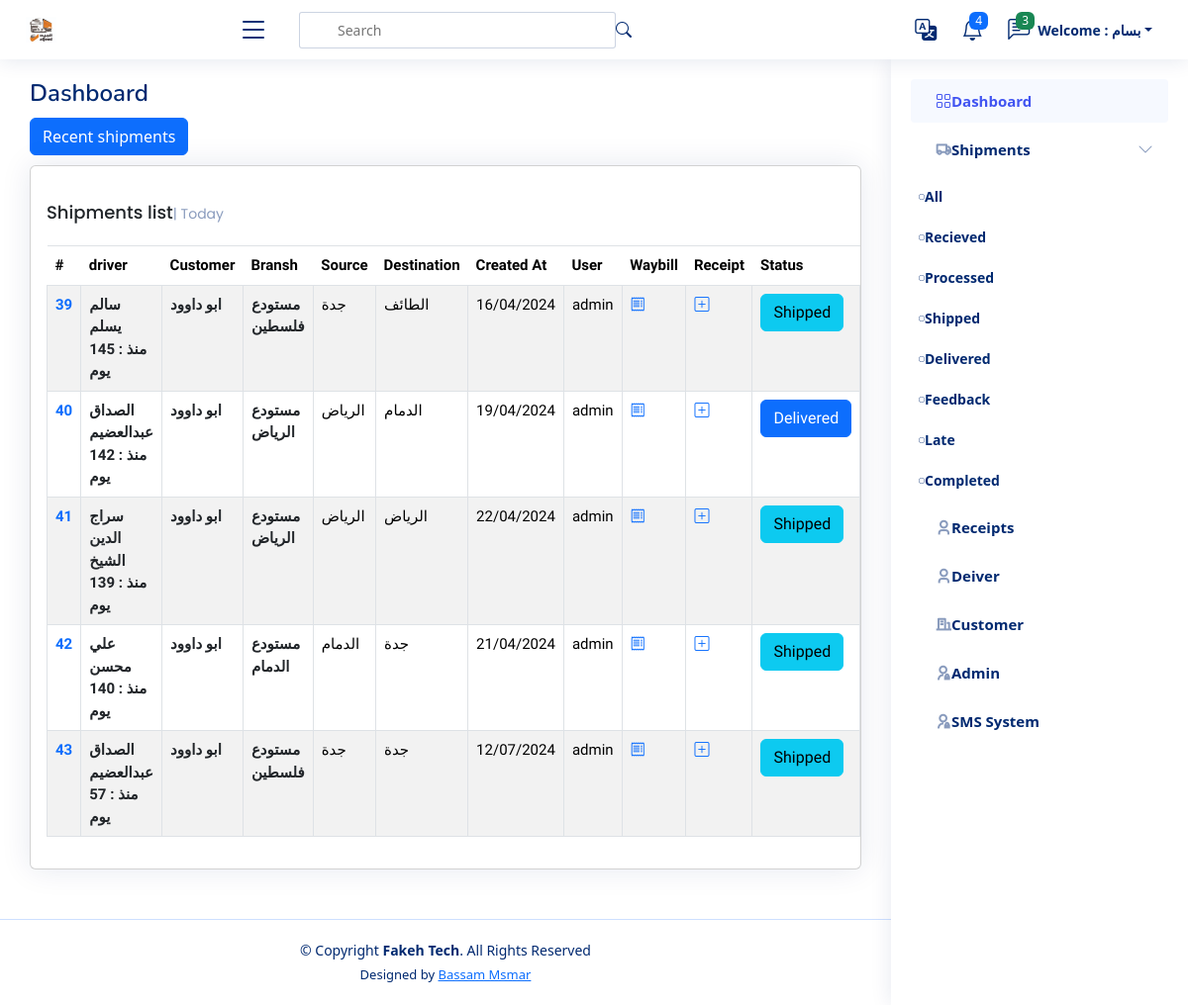
Screenshot of /shipment/All (signed in) with the database file from the repository.
### settings/models.py (models this page shows, shortened)
class Company(models.Model):
    name = models.CharField(_("Company Name"), max_length=100)
    logo = models.ImageField(_("Company Logo"), upload_to='company')
    cover = models.ImageField(_("Company Cover"), upload_to='company', null=True, blank=True)
    subtitle = models.TextField(_("Subtitle"), max_length=500)
    facebool_link = models.URLField(_("Facebool_link"), max_length=200, null=True, blank=True)
    twitter_link = models.URLField(_("Twitter_link"), max_length=200, null=True, blank=True)
    youtube_link = models.URLField(_("Youtube_link"), max_length=200, null=True, blank=True)
    phone = models.IntegerField(_("Company Phone"), null=True, blank=True)
    email = models.EmailField(_("Company Email"), max_length=500, null=True, blank=True)
    address = models.TextField(_("Company Address"), max_length=500, null=True, blank=True)
    android_app = models.URLField(_("Android app"), max_length=200, null=True, blank=True)
    ios_app = models.URLField(_("ios app"), max_length=200, null=True, blank=True)
    call_us = models.IntegerField(_("call us"), null=True, blank=True)
    email_us = models.EmailField(_("email us"), max_length=100, null=True, blank=True)

### shipments/models.py (models this page shows, shortened)
class Shipment(models.Model):
    user = models.ForeignKey(User,  related_name='shipments_user', on_delete=models.SET_NULL, null=True)
    driver = models.ForeignKey(Driver,  related_name='shipments_driver', on_delete=models.SET_NULL, null=True)
    customer_branch = models.ForeignKey(Branch, related_name='shipments_company', on_delete=models.SET_NULL, null=True)
    fare = models.IntegerField(_("Fare"))
    premium = models.IntegerField(_("Premium"), null=True, blank=True)
    fare_return = models.IntegerField(_("Return"), null=True, blank=True)
    code = models.ImageField(blank=True, null=True, upload_to='code')
    days_stayed = models.IntegerField(_("Days Stayed "), null=True, blank=True)
    stay_cost = models.IntegerField(_("Stay Cost") , null=True, blank=True)
    deducted = models.IntegerField(_("Deducted") , null=True, blank=True)
    status = models.TextField(_("Status"), choices=STATUS, null=True, blank=True, default=STATUS[0][0])
    destination = models.ForeignKey(City, verbose_name=_("Destination"), on_delete=models.CASCADE, null=True, blank=True)
    created_at = models.DateTimeField(_("Create At"), default=timezone.now)
    expected_arrival_date = models.DateTimeField(_("Expected Arrival Date"), null=True, blank=True, default=timezone.now)
    actual_delivery_date = models.DateTimeField(_("Actual Delivery Date "), null=True, blank=True, default=timezone.now)
    notes = models.TextField(_("Notes"), null=True, blank=True)

class City(models.Model):
    name_ar = models.CharField(_("City Arabic"), max_length=50)
    name_en = models.CharField(_("City English"), max_length=50)
    def __str__(self):
        return self.name_ar

### drivers/models.py (models this page shows)
class Driver(models.Model):
    name = models.CharField(_("Driver Name"), max_length=120)
    phone = models.CharField(_("Driver Phone"), max_length=120)
    id_number = models.CharField(_("Driver Id Number"), max_length=10, null=True, blank=True)
    language = models.CharField(_("Driver Language"),  max_length=120, choices=LANGUAHE, null=True, blank=True)
    truck_type =models.CharField(_("Truck Type"), max_length=120, choices=TRUCK_TYPE, null=True, blank=True)
    rate = models.IntegerField(_("Rate"), null=True, blank=True)
    image_id = models.ImageField(_("Driver Image"), null=True, blank=True, upload_to='driver_image', default='driver_image/id_defult.png')
    def __str__(self) -> str:
        return self.name

### customers/models.py (models this page shows, shortened)
class Branch(models.Model):
    customers = models.ForeignKey(Customers, related_name='branch_customers', on_delete=models.CASCADE)
    name = models.CharField(_("Name"),max_length=255)
    city = models.CharField(_("City"),max_length=255)

class Customers(models.Model):
    name = models.CharField(max_length=255)
    def __str__(self):
        return self.name

### shipments/views.py (the view)
# urls.py: path('<str:status>', ShipmentList.as_view(), name='shipment_list'),
class ShipmentList(ListView):
    model = Shipment
    def get_context_data(self, **kwargs):
        context = super().get_context_data(**kwargs)
        current_date = timezone.now()
        for shipment in context['object_list']:
            date_created = shipment.created_at
            days_since_creation = (current_date - date_created).days
            shipment.days_since_creation = days_since_creation
        return context
    def get_queryset(self):
        status = self.kwargs.get('status', 'All')
        if status == 'All':
            return Shipment.objects.all()
        else:
            return Shipment.objects.filter(status=status)

### templates/shipments/shipment_list.html (shortened to what this page needs)
{% extends 'base.html' %} {% load static %} {% load i18n %} {% block body %}
<main id="main" class="main">
  <div class="pagetitle">
    <h1>{% translate "Dashboard" %}</h1>
  </div>
  <div class="pagetitle">
    <a href="{% url 'shipment_create'  %}">
      <button type="button" class="btn btn-primary">
        {% translate "Recent shipments"%}
      </button>
    </a>
  </div>
  <section class="section dashboard">
    <div class="row">
      <div class="col-lg-12">
        <div class="row">
          <div class="col-12">
            <div class="card recent-sales overflow-auto">
              <div class="card-body">
                <h5 class="card-title">{% translate "Shipments list" %}<span>| Today</span></h5>
                <table class="table table-borderless table-bordered datatable table-striped table-hover">
                  <thead>
                    <tr>
                      <th scope="col">#</th>
                      <th scope="col">{% translate "driver" %}</th>
                      <th scope="col">{% translate "Customer" %} </th>
                      <th scope="col">{% translate "Bransh" %} </th>
                      <th scope="col">{% translate "Source" %} </th>
                      <th scope="col">{% translate "Destination" %} </th>
                      <th scope="col">{% translate "Created At" %} </th>
                      <th scope="col">{% translate "User" %} </th>
                      <th scope="col">{% translate "Waybill" %} </th>
                      <th scope="col">{% translate "Receipt" %} </th>
                      <th scope="col">{% translate "Status" %} </th>
                    </tr>
                  </thead>
                  <tbody>
                    {% for shipment in object_list %}
                    <tr>
                      <th scope="row"><a href="{% url 'shipment_detail' shipment.id %}"
                          style="text-decoration: none;">{{shipment.id}}</a></th>
                      <th scope="row">
                        <a href="#" class="link-dark"
                          style="text-decoration: none;">{{shipment.driver}} <br>
                          {% if shipment.days_since_creation == 0 %}
                          <span> اليوم</span>
                          {% elif shipment.days_since_creation == 1 %}
                          <span> منذ : {{shipment.days_since_creation|add:1}} يوم</span>
                          {% else %}
                          <span> منذ : {{shipment.days_since_creation}} يوم</span>
                          {% endif %}
                        </a></th>
                      <th scope="row"><a href="#" class="link-dark"
                          style="text-decoration: none;">{{shipment.customer_branch.customers}}</a></th>
                      <th scope="row"><a href="#" class="link-dark"
                          style="text-decoration: none;">{{shipment.customer_branch.name}}</a></th>
                      <td>{{shipment.customer_branch.city}} </td>
                      <td> {{shipment.destination}}</td>
                      <td>{{shipment.created_at|date:"d/m/Y" }}</td>
                      <td>{{shipment.user}}</td>
                      <td>
                        <a href="{% url 'shipment_detail' shipment.id %}" target="_blank">
                          <i class="bi bi-receipt"></i>
                        </a>
                      </td>
                      <td>
                        {% if shipment.receipts_shipment.exists  %}
                        <a href="{% url 'receipt_detail' shipment.receipts_shipment.last %}">
                          <i class="bi bi-eye"></i>
                        </a>
                        {% else %}
                        <a href="{% url 'receipt_create_from_list' shipment.id %}">
                          <i class="bi bi-plus-square"></i>
                        </a>
                        {% endif %}
                      </td>
                      <td>
                        <a href="{% url 'change_stutus_detail' shipment.id  %}" class="btn
                        {% if shipment.status == 'Recieved' %} btn-primary
                        {% elif shipment.status == 'Processed' %} btn-secondary
                        {% elif shipment.status == 'Shipped' %} btn-info
                        {% elif shipment.status == 'Delivered' %} btn-primary
                        {% elif shipment.status == 'Feedback' %} btn-warning
                        {% elif shipment.status == 'Completed' %} btn-success
                        {% elif shipment.status == 'Late' %} btn-danger
                        {% endif %}
                        ">{{shipment.status}}</a>
                        </td>
                    </tr>
                    {% endfor %}
                  </tbody>
                </table>
              </div>
            </div>
          </div>
        </div>
      </div>
    </div>
  </section>
</main>
{% endblock %}

### templates/base.html (shortened to what this page needs)
{% load static %}
{% load i18n %}
{% get_current_language as LANGUAGE_CODE %}
<!DOCTYPE html>
<html lang="en"  {% if LANGUAGE_CODE == 'ar' %} dir="rtl" {% endif %} >
<head>
  <link rel="stylesheet" href="{% static 'style.css' %} ">
  {% if LANGUAGE_CODE == 'en' %}
    <link href="{% static 'en/vendor/bootstrap/css/bootstrap.min.css' %} " rel="stylesheet">
    <link href="{% static 'en/vendor/bootstrap-icons/bootstrap-icons.css' %} " rel="stylesheet">
    <link href="{% static 'en/vendor/boxicons/css/boxicons.min.css' %} " rel="stylesheet">
    <link href="{% static 'en/vendor/quill/quill.snow.css' %} " rel="stylesheet">
    <link href="{% static 'en/vendor/quill/quill.bubble.css' %} " rel="stylesheet">
    <link href="{% static 'en/vendor/remixicon/remixicon.css' %} " rel="stylesheet">
    <link href="{% static 'en/vendor/simple-datatables/style.css' %} " rel="stylesheet">
  {% endif %}
</head>
<body>
  {% if request.user.is_authenticated %}
  <header id="header" class="header fixed-top d-flex align-items-center">
    <div class="d-flex align-items-center justify-content-between">
      <a href="/" class="logo d-flex align-items-center">
        <img src="{{ company_data.logo.url }} " alt="ألجيد">
      </a>
      <i class="bi bi-list toggle-sidebar-btn"></i>
    </div>
    <div class="search-bar">
      <form class="search-form d-flex align-items-center" method="POST" action="#">
        <input type="text" name="query" placeholder="Search" title="Enter search keyword">
        <button type="submit" title="Search"><i class="bi bi-search"></i></button>
      </form>
    </div>
    <nav class="header-nav ms-auto">
      <ul class="d-flex align-items-center">
        <li class="nav-item dropdown">
          <a class="nav-link nav-icon" href="#" data-bs-toggle="dropdown">
            <i class="bi bi-translate"></i>
          </a>
                {% get_current_language as LANGUAGE_CODE %}
                {% get_available_languages as LANGUAGES %}
                {% get_language_info_list for LANGUAGES as languages %}
        </li>
        <li class="nav-item dropdown">
          <a class="nav-link nav-icon" href="#" data-bs-toggle="dropdown">
            <i class="bi bi-bell"></i>
            <span class="badge bg-primary badge-number">4</span>
          </a>
        </li>
        <li class="nav-item dropdown">
          <a class="nav-link nav-icon" href="#" data-bs-toggle="dropdown">
            <i class="bi bi-chat-left-text"></i>
            <span class="badge bg-success badge-number">3</span>
          </a>
        </li>
        {% if request.user.is_authenticated %}
        <li class="nav-item dropdown pe-3">
          <a class="nav-link nav-profile d-flex align-items-center pe-0" href="#" data-bs-toggle="dropdown">
            <span class="d-none d-md-block dropdown-toggle ps-2">{% translate "Welcome" %} : {{ request.user.first_name }}</span>
          </a>
        </li>
        {% else %}
        <button type="button" class="btn btn-primary mx-3"><a href="{% url 'login' %}" class="nav-link">Login</a></button>
        {% endif %}
      </ul>
    </nav>
  </header>
  <aside id="sidebar" class="sidebar">
    <ul class="sidebar-nav" id="sidebar-nav">
      <li class="nav-item">
        <a class="nav-link " href="/">
          <i class="bi bi-grid"></i>
          <span>{% translate "Dashboard" %}</span>
        </a>
      </li>
         <li class="nav-item">
        <a class="nav-link collapsed" data-bs-target="#forms-nav" data-bs-toggle="collapse" href="/shipment">
          <i class="ri-truck-line"></i><span>{% translate "Shipments" %}</span><i class="bi bi-chevron-down ms-auto"></i>
        </a>
        <ul id="forms-nav" class="nav-content" data-bs-parent="#sidebar-nav">
          <li>
            <a href="{% url 'shipment_list' status='All' %}">
              <i class="bi bi-circle"></i><span>{% translate "All" %}</span>
            </a>
          </li>
          <li>
            <a href="{% url 'shipment_list' status='Recieved' %}">
              <i class="bi bi-circle"></i><span>{% translate "Recieved" %}</span>
            </a>
          </li>
          <li>
            <a href="{% url 'shipment_list' status='Processed' %}">
              <i class="bi bi-circle"></i><span>{% translate "Processed" %}</span>
            </a>
          </li>
          <li>
            <a href="{% url 'shipment_list' status='Shipped' %}">
              <i class="bi bi-circle"></i><span>{% translate "Shipped" %}</span>
            </a>
          </li>
          <li>
            <a href="{% url 'shipment_list' status='Delivered' %}">
              <i class="bi bi-circle"></i><span>{% translate "Delivered" %} </span>
            </a>
          </li>
          <li>
            <a href="{% url 'shipment_list' status='Feedback' %}">
              <i class="bi bi-circle"></i><span>{% translate "Feedback" %}</span>
            </a>
          </li>
          <li>
            <a href="{% url 'shipment_list' status='Late' %}">
              <i class="bi bi-circle"></i><span>{% translate "Late" %}</span>
            </a>
          </li>
          <li>
            <a href="{% url 'shipment_list' status='Completed' %}">
              <i class="bi bi-circle"></i><span>{% translate "Completed" %}</span>
            </a>
          </li>
        </ul>
      </li>
      <li class="nav-item">
        <a class="nav-link collapsed" href="/receipt">
          <i class="ri-user-3-line"></i>
          <span>{% translate "Receipts" %}</span>
        </a>
      </li>
      <li class="nav-item">
        <a class="nav-link collapsed" href="/driver">
          <i class="ri-user-3-line"></i>
          <span>{% translate "Deiver" %}</span>
        </a>
      </li>
      {% if request.user.is_authenticated and request.user.is_superuser %}
      <li class="nav-item">
        <a class="nav-link collapsed" href="/customer">
          <i class="ri-building-line"></i>
          <span>{% translate "Customer" %}</span>
        </a>
      </li>
      <li class="nav-item">
        <a class="nav-link collapsed" href="/admin">
          <i class="ri-admin-line"></i>
          <span>{% translate "Admin" %}</span>
        </a>
      </li>
      <li class="nav-item">
        <a class="nav-link collapsed" href="{% url 'send_sms' status='All' %}">
          <i class="ri-admin-line"></i>
          <span>{% translate "SMS System" %}</span>
        </a>
      </li>
      {% endif %}
    </ul>
  </aside>
  {% endif %}
  {% block body %}
  {% endblock %}
  {% if request.user.is_authenticated %}
  <footer id="footer" class="footer">
    <div class="copyright">
      &copy; Copyright <strong><span>Fakeh Tech</span></strong>. All Rights Reserved
    </div>
    <div class="credits">
      Designed by <a href="">Bassam Msmar</a>
    </div>
  </footer>
  {% endif %}
</body>
</html>

### rows the page displays
Company: logo (picture)
Shipment: id "39", driver "سالم يسلم", days_since_creation "145", customer_branch.customers "ابو داوود", customer_branch.name "مستودع فلسطين", customer_branch.city "جدة", destination "الطائف", created_at "16/04/2024", user "admin", status "Shipped"
Shipment: id "40", driver "الصداق عبدالعضيم", days_since_creation "142", customer_branch.customers "ابو داوود", customer_branch.name "مستودع الرياض", customer_branch.city "الرياض", destination "الدمام", created_at "19/04/2024", user "admin", status "Delivered"
Shipment: id "41", driver "سراج الدين الشيخ", days_since_creation "139", customer_branch.customers "ابو داوود", customer_branch.name "مستودع الرياض", customer_branch.city "الرياض", destination "الرياض", created_at "22/04/2024", user "admin", status "Shipped"
Shipment: id "42", driver "علي محسن", days_since_creation "140", customer_branch.customers "ابو داوود", customer_branch.name "مستودع الدمام", customer_branch.city "الدمام", destination "جدة", created_at "21/04/2024", user "admin", status "Shipped"
Shipment: id "43", driver "الصداق عبدالعضيم", days_since_creation "57", customer_branch.customers "ابو داوود", customer_branch.name "مستودع فلسطين", customer_branch.city "جدة", destination "جدة", created_at "12/07/2024", user "admin", status "Shipped"

### other values shown
{{ request.user.first_name }} "بسام"
